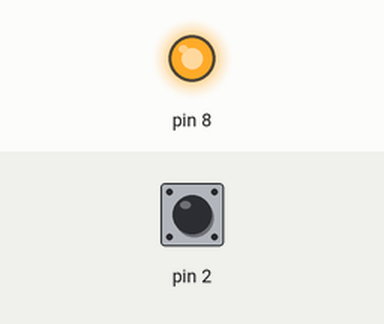
This sketch was run on a simulated Arduino Uno, built with avr-gcc and run on an emulated ATmega328P. Parts: output pins drawn as LEDs (lit = HIGH). Inputs (shaded band) come from the test bench; at power-on: pin 2 HIGH. The ROS host is connected and sends only what is stated.

Above: at 1.2 s.
1.3 s: pin 2 pulled LOW for 0.15 s
At 1.37 s:
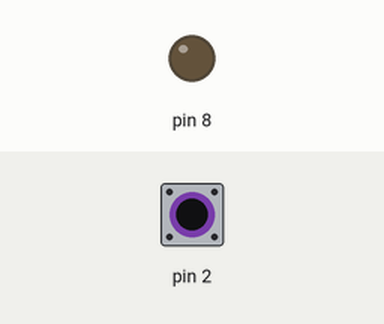
2.9 s: pin 2 pulled LOW for 3.2 s
At 6.6 s:
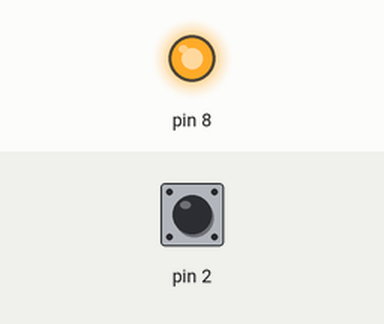
Timing chart, 0 to 8.1 s (numbered marks = the images above; inputs shaded):
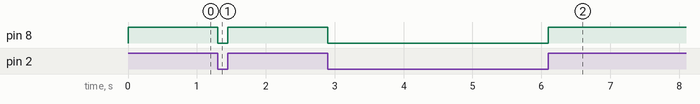

Measured:
- after the input at 1.3 s, pin 8: HIGH → LOW at once, → HIGH 0.15 s later
- after the input at 2.9 s, pin 8: HIGH → LOW at once, → HIGH 3.2 s later

The sketch:

hw2_arduino_ros_a.ino
```cpp
/*
 * rosserial Publisher Example
 * Prints "hello world!"
 */

#include <ros.h>
#include <std_msgs/String.h>

ros::NodeHandle  nh;

std_msgs::String str_msg;
ros::Publisher chatter("arduino/led", &str_msg);

volatile bool lightStatus = true;

void setup()
{
  nh.initNode();
  nh.advertise(chatter);

  pinMode(2, INPUT_PULLUP);
  pinMode(8, OUTPUT);
  digitalWrite(8, HIGH);
  attachInterrupt(0, lightSwitch, CHANGE);
}

void lightSwitch() {
  if(lightStatus)
  {
    digitalWrite(8, LOW);
    lightStatus = false;
  } else {
    digitalWrite(8, HIGH);
    lightStatus = true;
  }
}

void loop()
{
  if(lightStatus)
    str_msg.data = "light on";
  else
    str_msg.data = "light off";
  chatter.publish( &str_msg );
  nh.spinOnce();
  delay(1000);
}
```
